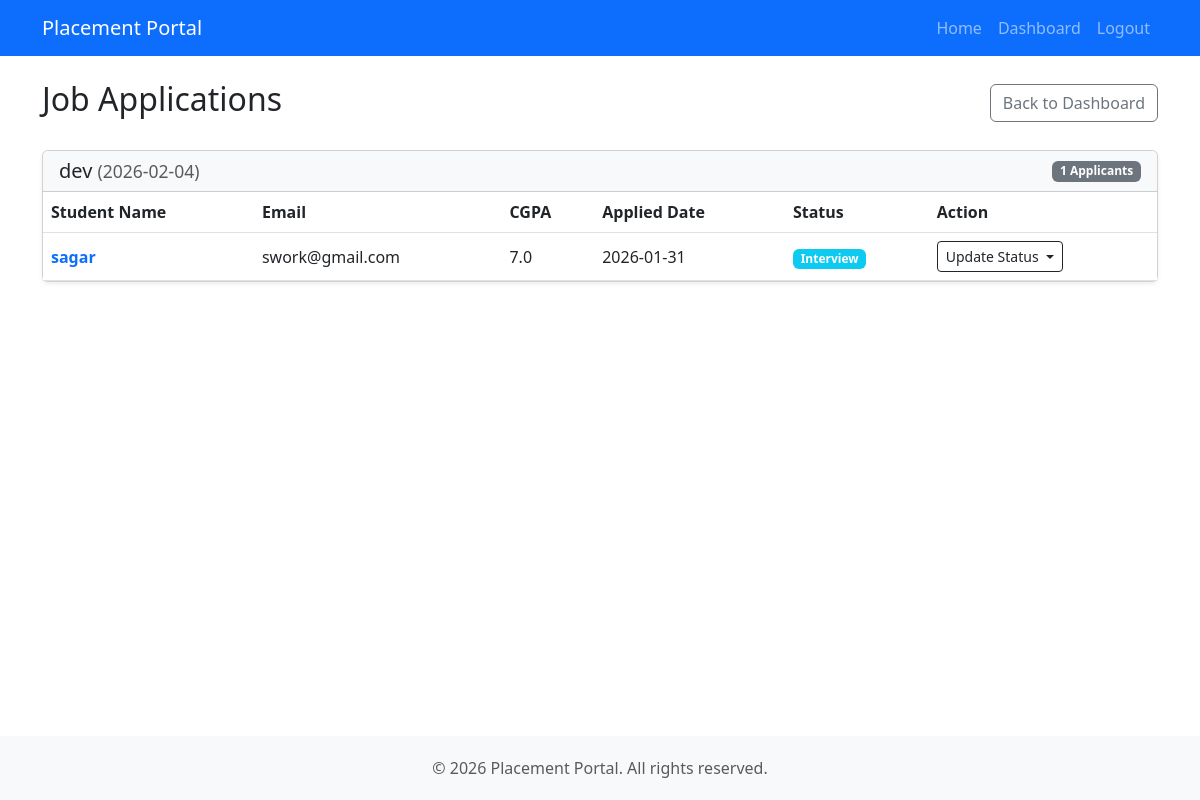
Page /company/applications (signed in) on the earlier database version.
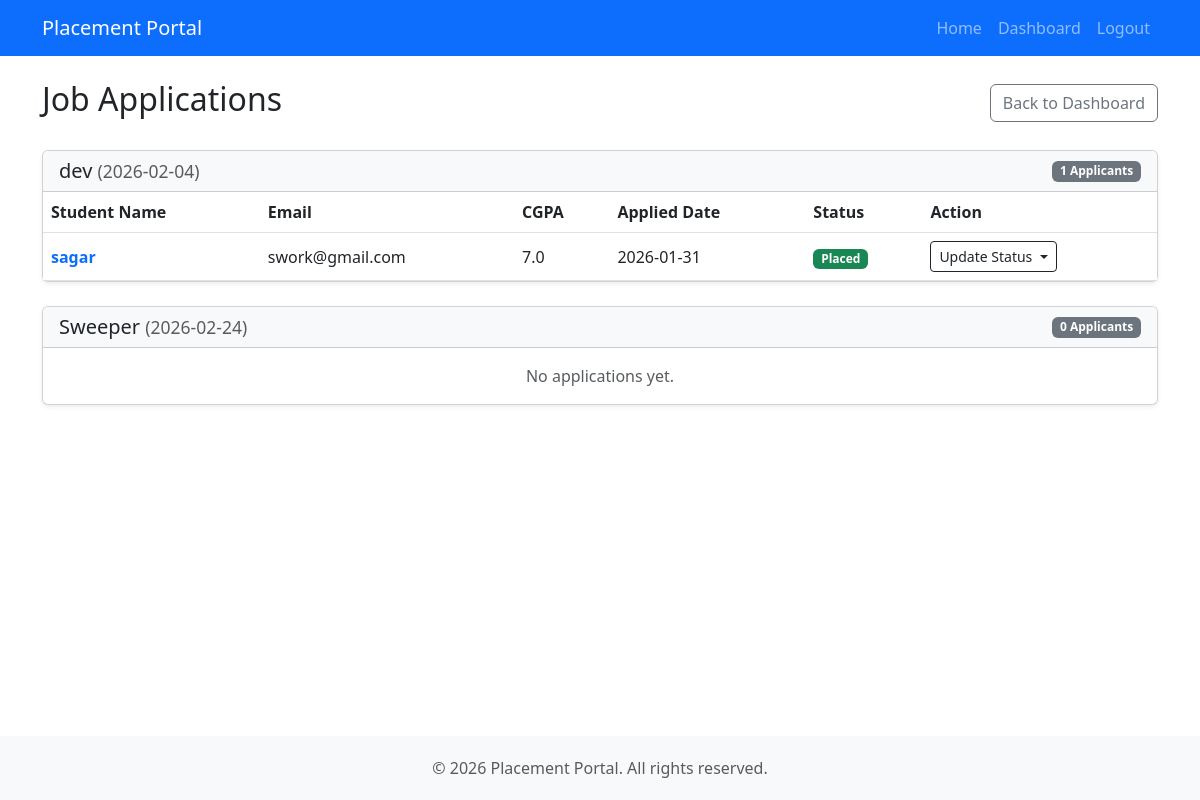
Same page on the later database version.
### models.py (models this page shows)
class JobPosition(db.Model):
    id = db.Column(db.Integer, primary_key=True)
    company_id = db.Column(db.Integer, db.ForeignKey("company.id"), nullable=False)
    title = db.Column(db.String(100), nullable=False)
    description = db.Column(db.Text)
    eligibility = db.Column(db.String(200))
    deadline = db.Column(db.Date)
    skills = db.Column(db.String(200))
    experience = db.Column(db.String(50))
    salary = db.Column(db.String(50))
    status = db.Column(db.String(20), default="Pending")
    applications = db.relationship("Application", backref="job_position", lazy=True)

class Application(db.Model):
    id = db.Column(db.Integer, primary_key=True)
    student_id = db.Column(db.Integer, db.ForeignKey("student.id"), nullable=False)
    job_position_id = db.Column(db.Integer, db.ForeignKey("job_position.id"), nullable=False)
    status = db.Column(db.String(20), default="Applied")
    applied_on = db.Column(db.DateTime, default=datetime.utcnow)
    __table_args__ = (
        db.UniqueConstraint("student_id", "job_position_id", name="unique_application"),
    )
    placement = db.relationship("Placement", backref="application", uselist=False, lazy=True)

class Student(db.Model):
    id = db.Column(db.Integer, primary_key=True)
    name = db.Column(db.String(100), nullable=False)
    email = db.Column(db.String(100), unique=True, nullable=False)
    password = db.Column(db.String(200), nullable=False)
    department = db.Column(db.String(50))
    cgpa = db.Column(db.Float)
    resume = db.Column(db.String(200))
    is_active = db.Column(db.Boolean, default=True)
    applications = db.relationship("Application", backref="student", lazy=True)

### app.py (the view)
    @app.route("/company/applications")
    @login_required("company")
    def company_applications():
        company_id = session.get("user_id")
        jobs = JobPosition.query.filter_by(company_id=company_id).all()
        return render_template("company/view_applications.html", jobs=jobs)

### templates/company/view_applications.html (shortened to what this page needs)
{% extends "base.html" %}
{% block content %}
<div class="d-flex justify-content-between align-items-center mb-4">
    <h2>Job Applications</h2>
    <a href="{{ url_for('company_dashboard') }}" class="btn btn-outline-secondary">Back to Dashboard</a>
</div>
{% for job in jobs %}
<div class="card shadow-sm mb-4">
    <div class="card-header bg-light d-flex justify-content-between align-items-center">
        <h5 class="mb-0">{{ job.title }} <small class="text-muted">({{ job.deadline }})</small></h5>
        <span class="badge bg-secondary">{{ job.applications|length }} Applicants</span>
    </div>
    {% if job.applications %}
    <div class="table-responsive">
        <table class="table table-hover align-middle mb-0">
            <thead>
                <tr>
                    <th>Student Name</th>
                    <th>Email</th>
                    <th>CGPA</th>
                    <th>Applied Date</th>
                    <th>Status</th>
                    <th>Action</th>
                </tr>
            </thead>
            <tbody>
                {% for app in job.applications %}
                <tr>
                    <td>
                        <a href="{{ url_for('view_student_profile', student_id=app.student.id) }}"
                            class="fw-bold text-decoration-none">
                            {{ app.student.name }}
                        </a>
                    </td>
                    <td>{{ app.student.email }}</td>
                    <td>{{ app.student.cgpa }}</td>
                    <td>{{ app.applied_on.strftime('%Y-%m-%d') }}</td>
                    <td>
                        <span
                            class="badge {% if app.status=='Rejected' %}bg-danger{% elif app.status=='Placed' %}bg-success{% else %}bg-info{% endif %}">
                            {{ app.status }}
                        </span>
                    </td>
                    <td>
                        <div class="dropdown">
                            <button class="btn btn-sm btn-outline-dark dropdown-toggle" type="button"
                                data-bs-toggle="dropdown">
                                Update Status
                            </button>
                        </div>
                    </td>
                </tr>
                {% endfor %}
            </tbody>
        </table>
    </div>
    {% else %}
    <div class="card-body text-muted text-center py-3">
        No applications yet.
    </div>
    {% endif %}
</div>
{% else %}
<div class="alert alert-info">You haven't posted any jobs yet.</div>
{% endfor %}
{% endblock %}

### templates/base.html (shortened to what this page needs)
<!DOCTYPE html>
<html lang="en">
<head>
    <link href="https://cdn.jsdelivr.net/npm/bootstrap@5.3.0/dist/css/bootstrap.min.css" rel="stylesheet">
</head>
<body>
    <nav class="navbar navbar-expand-lg navbar-dark bg-primary">
        <div class="container">
            <a class="navbar-brand" href="{{ url_for('index') }}">Placement Portal</a>
            <div class="collapse navbar-collapse" id="navbarNav">
                <ul class="navbar-nav ms-auto">
                    <li class="nav-item">
                        <a class="nav-link" href="{{ url_for('index') }}">Home</a>
                    </li>
                    {% if session.get('user_id') %}
                    {% if session.get('role') == 'student' %}
                    <li class="nav-item"><a class="nav-link" href="{{ url_for('student_dashboard') }}">Dashboard</a>
                    </li>
                    {% elif session.get('role') == 'company' %}
                    <li class="nav-item"><a class="nav-link" href="{{ url_for('company_dashboard') }}">Dashboard</a>
                    </li>
                    {% elif session.get('role') == 'admin' %}
                    <li class="nav-item"><a class="nav-link" href="{{ url_for('admin_dashboard') }}">Dashboard</a></li>
                    {% endif %}
                    <li class="nav-item">
                        <a class="nav-link" href="{{ url_for('auth.logout') }}">Logout</a>
                    </li>
                    {% endif %}
                </ul>
            </div>
        </div>
    </nav>
    <main class="container py-4">
        {% block content %}{% endblock %}
    </main>
    <footer class="footer text-center text-muted">
        <div class="container">
            <p class="mb-0">&copy; 2026 Placement Portal. All rights reserved.</p>
        </div>
    </footer>
</body>
</html>

### templates/base.html (style rules this page uses)
body { display: flex; flex-direction: column; min-height: 100vh; }
main { flex: 1; }
.footer { background-color: #f8f9fa; padding: 20px 0; margin-top: auto; }

Differences in the rows shown:
changed Application "sagar": status "Interview" → "Placed"
added JobPosition: title "Sweeper", deadline "2026-02-24", applications|length "0", shows "No applications yet."
